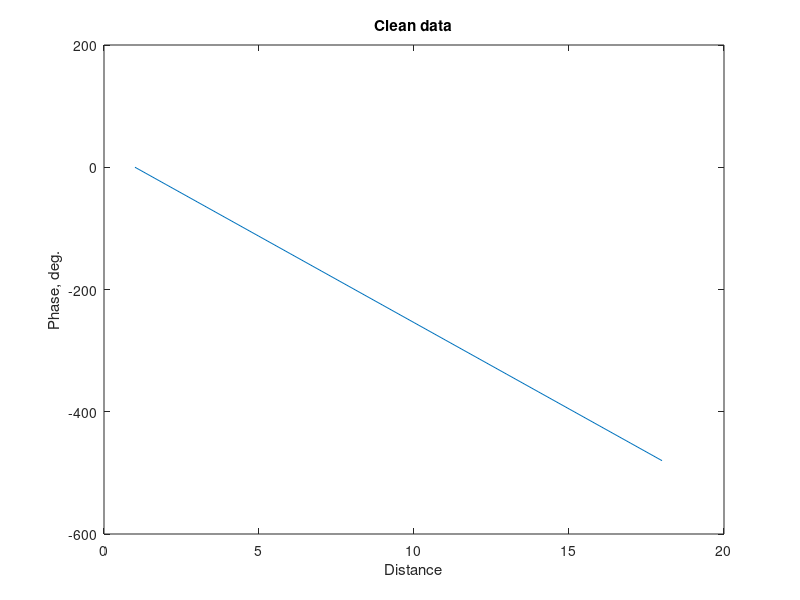
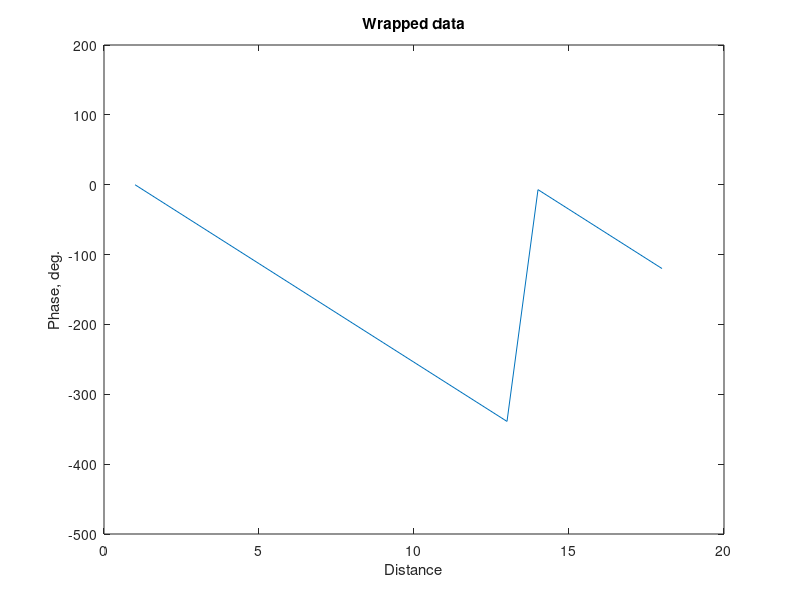
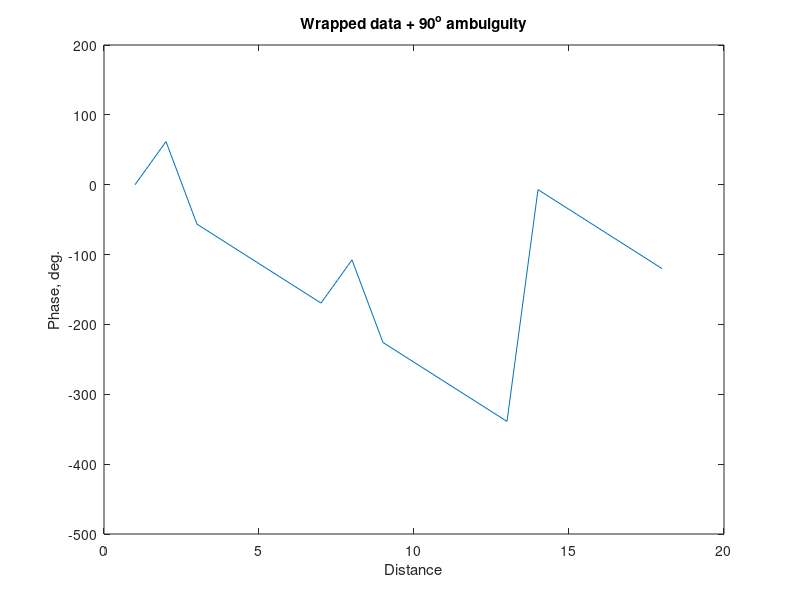
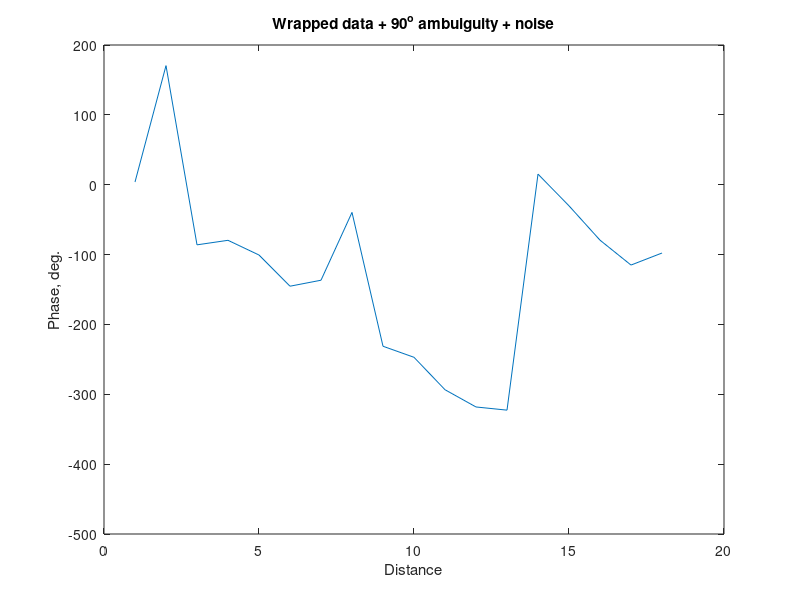

Reproduce these figures in MATLAB, in order. (Note: this script raises an error after producing the figures.)
%% Examples using unwrap3 and noise simulation
clear
close all
rng(123)


%% The data
% What the data looks like...

% This is what we're assuming clean data roughly looks like
% (oversimiplified a bit)
% x is distance
% y is phase in degrees

x = 1:18;
y = linspace(0, -480, numel(x));

figure
plot(x,y)
xlabel('Distance')
ylabel('Phase, deg.')
axis([0, 20, -600, 200])
title('Clean data')

% Raw data can only be recorded between 0-360 degrees, so clean data in
% it's raw form would look like this.
y(y<-360) = y(y<-360)+360;

figure
plot(x,y)
xlabel('Distance')
ylabel('Phase, deg.')
axis([0, 20, -500, 200])
title('Wrapped data')
% This ambuiguity can be corrected by finding jumps >180 and correcting
% them by 360 in the opposite direction

% Additionaly, the laser has another 180 ambuiguity that occurs randomly
idx = randi(numel(x),1,randi(4)+2);
y(idx) = y(idx)+90;
y(y<-360) = y(y<-360)+360;

figure
plot(x,y)
xlabel('Distance')
ylabel('Phase, deg.')
axis([0, 20, -500, 200])
title('Wrapped data + 90^o ambuiguity')

% And on top of this, there's expermimental noise
y = y+randn(1,numel(x))*20;
y(idx) = y(idx)+90;
y(y<-360) = y(y<-360)+360;

figure
plot(x,y)
xlabel('Distance')
ylabel('Phase, deg.')
axis([0, 20, -500, 200])
title('Wrapped data + 90^o ambuiguity + noise')


%% Real data
% Example of some real data

close all
pd = [20.5266666666667, ...
    160.786666666667, ...
    35.4016666666667, ...
    23.3403333333333, ...
    15.5520000000000, ...
    122.297333333333, ...
    -4.40333333333334, ...
    153.523333333333, ...
    27.2330000000000, ...
    38.8366666666667, ...
    42.6206666666667, ...
    182.884900000000, ...
    170.231000000000, ...
    161.493333333333, ...
    129.882666666667, ...
    100.144333333333, ...
    84.9866666666667, ...
    14.9004333333333];

figure
plot(x, pd)
axis([0, 20, -500, 200])
xlabel('Distance')
ylabel('Phase, deg.')
title('Real phase data (pd)')


%% The problem
% Find the real phase trajectory of pd (or restore the known, original
% phase trajecotry of fake data in y)

close all
figure; hold on
plot(x, y)
plot(x, pd)
axis([0, 20, -500, 200])
xlabel('Distance')
ylabel('Phase, deg.')
legend('y', 'pd')


%% Single, simple unwraps
% Unwrap 360 and 180 degreee ambuiguties in seperate steps params.upThresh
% and params.downThresh are the up and down thresholds for correction (the
% difference between point n and n-1). downThresh is triggered if the next
% point goes down buy more than this value, and the next point will be
% corrected UP by downCor. Because phase is rolling off, the downThresh
% should be greater than the upThresh. Eg. If phase rolls off -20 deg
% between each point, upThresh should be 180+-20 = 160 and downThresh
% should be -180+-20 = -200 Unwrap 3 also normalises the first few points
% to roughly 0

close all
roPhase = -25;

params.plotOn = 0;

% Unwrap large phase jumps (360o jumps)
params.upThresh = 180+roPhase;
params.downThresh = -180+roPhase;
params.upCor = -360;
params.downCor = 360;

yU = unwrap3(y, params);
pdU = unwrap3(pd, params);

% Unwrap laser ambuguity (180o jumps)
params.upThresh = 90+roPhase;
params.downThresh = -90+roPhase;
params.upCor = -180;
params.downCor = 180;

yU2 = unwrap3(yU, params);
pdU2 = unwrap3(pdU, params);

% This works well for y (with low noise)
figure
subplot(2,1,1); hold on
plot(y)
plot(yU)
plot(yU2)
legend({'Wrapped', 'Unwrapped pass 1', 'Unwrapped pass 2'})
title('y')
axis([0, 20, -500, 300])
subplot(2,1,2)
plot(2:numel(x), diff(yU2)/(max(yU2)-min(yU2))*100, 'r')
title('Difference between points, scaled by range')
ylabel('Diff')
xlabel('Distance')
axis([0, 20, -100, 100])

% But for pd there are a few points that perhaps should be been corrected,
% but didn't hit threshold because of noise
figure
subplot(2,1,1); hold on
plot(pd)
plot(pdU)
plot(pdU2)
legend({'Wrapped', 'Unwrapped pass 1', 'Unwrapped pass 2'})
title('pd')
axis([0, 20, -500, 300])
subplot(2,1,2)
plot(2:numel(x), diff(pdU2)/(max(pdU2)-min(pdU2))*100, 'r')
ylabel('Diff')
xlabel('Distance')
axis([0, 20, -100, 100])


%% Experimental noise
% At this point if the unwrap is known to be correct, we can calucalte the
% experimental noise at each point. For y, even if we pretend we don't know
% the rate of roll off, we can caluclate the noise at each point as each
% point is However, for pd, we don't know if we've missed unwrap steps, or
% where. One possible approach to dealing with this is to simulate the
% noise at each point and see what the resulting unwraps look like. We can
% assume, that with enough simulations, one will coincidenally exactly
% cancel the experimental noise at each point - but how to know which one?

disp(diff(pdU2)/(max(pdU2)-min(pdU2))*100 - 0)


%% Add noise (before unwrapping) and unwrap again
% Run for both pd and y - if this works we should be able to recover y and
% compare it to the known original

% Assumed real phase roll off
close all
roPhase = -25;

params.plotOn = 0;   
its = 1000;

% Noise parameters
mu = 0;
sig = 15; % ?

% Output matrix (it x pos)
nPos = numel(x);
pdUWs = NaN(its, nPos);
yUWs = NaN(its, nPos);

for it = 1:its
    noiseVec = randn(1, nPos)*sig + mu;
    
    pdN = pd + noiseVec; 
    yN = y + noiseVec;
    
    % Unwrap large phase jumps
    params.upThresh = 180+roPhase;
    params.downThresh = -180+roPhase;
    params.upCor = -360;
    params.downCor = 360;
    pdNU = unwrap3(pdN, params);
    yNU = unwrap3(yN, params);
    
    % Unwrap laser ambuguity
    params.upThresh = 90+roPhase;
    params.downThresh = -90+roPhase;
    params.upCor = -180;
    params.downCor = 180;
    pdUWs(it,:) = unwrap3(pdNU, params);
    yUWs(it,:) = unwrap3(yNU, params);
end

h(1) = figure;
sp = subplot(1,4,1:3); hold on
p = plot(yUWs');
xlabel('Distance')
ylabel('Phae, deg.')
title('y')
subplot(1,4,4)
histogram(yUWs(:,end),100)
a = gca;
a.View = [90 -90];
a.XLim = sp.YLim;
a.XTickLabel = [];
ylabel('Count')

h(2) = figure;
sp = subplot(1,4,1:3); hold on
plot(pdUWs');
xlabel('Distance')
ylabel('Phae, deg.')
title('pd')
subplot(1,4,4)
histogram(pdUWs(:,end),100)
a = gca;
a.View = [90 -90];
a.XLim = sp.YLim;
a.XTickLabel = [];
ylabel('Count')


%% Select best path
% So there a quite a few possible phase trajectories, not normally
% distributed overall but perhaps normally distributed within possible
% groups. But which is the correct trajectory?

% Minimise sum of jumps? - Smoothest path
% Get differences between each position
dfs = diff(pdUWs');
% Sum ABS
sdfs = sum(abs(dfs));
% Get path with smallest difference
[~, mIdx] = min(sdfs);
pdMin = pdUWs(mIdx,:);
% Same for y
dfs = diff(yUWs');
sdfs = sum(abs(dfs));
[~, mIdx] = min(sdfs);
yMin = yUWs(mIdx,:);

% Mean best path
pdMean = mean(pdUWs);
yMean = mean(yUWs);

% Mode best path
pdMode = mode(round(pdUWs,0));
yMode = mode(round(yUWs,0));

figure(h(1))
axes(h(1).Children(2))
sp(1) = plot(yMin, 'LineWidth', 3, 'color', 'k');
sp(2) = plot(yMean, 'LineWidth', 3, 'color', 'k', 'LineStyle', '--');
sp(3) = plot(yMode, 'LineWidth', 3, 'color', 'k', 'LineStyle', '-.');
legend(sp, {'Smoothest', 'Mean', 'Mode'})

figure(h(2))
axes(h(2).Children(2))
sp(1) = plot(pdMin, 'LineWidth', 3, 'color', 'k');
sp(2) = plot(pdMean, 'LineWidth', 3, 'color', 'k', 'LineStyle', '--');
sp(3) = plot(pdMode, 'LineWidth', 3, 'color', 'k', 'LineStyle', '-.');
legend(sp, {'Smoothest', 'Mean', 'Mode'})